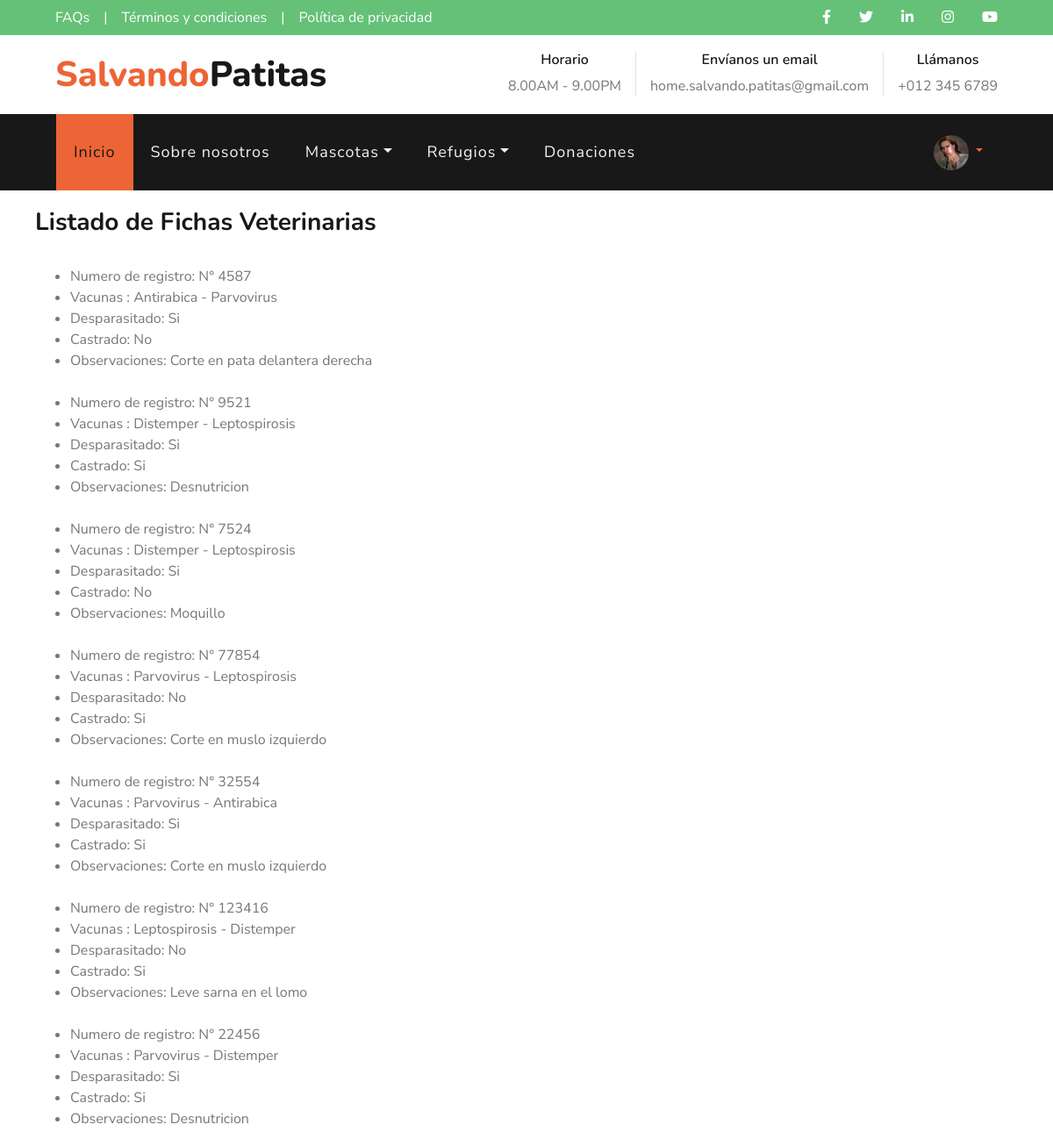
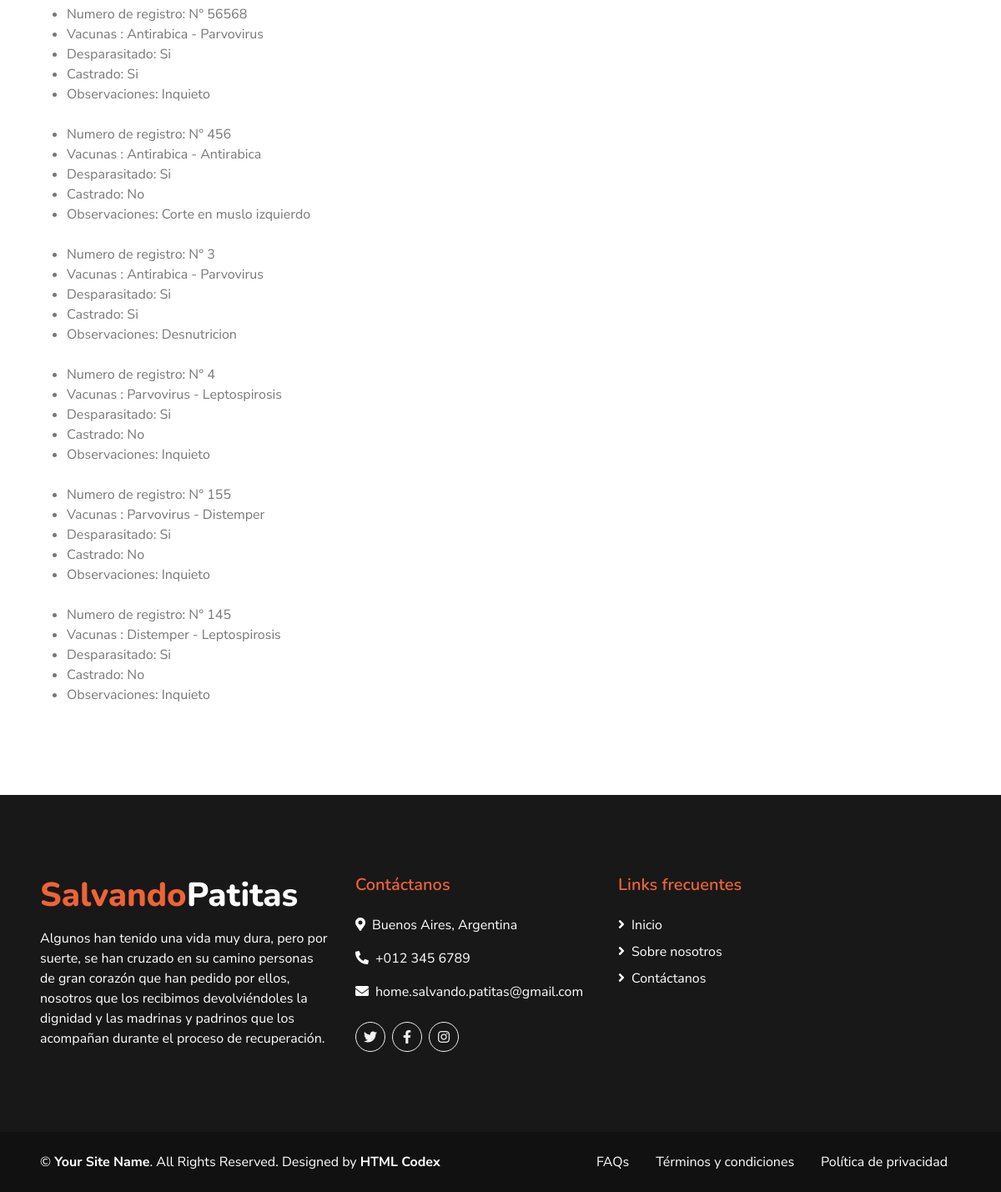
Screenshot of /Veterinaria/lista/ (signed in) with the database file from the repository (2 pictures, top to bottom).
### Apps/User/models.py (models this page shows, shortened)
class User_profile(models.Model):
    user = models.OneToOneField('auth.User', on_delete=models.CASCADE, related_name='profile')
    first_name= models.CharField(max_length = 50, null=True, blank=True)
    last_name= models.CharField(max_length = 50, null=True, blank=True)
    phone = models.CharField(max_length=30, null=True, blank=True)
    direccion= models.CharField(max_length=100, null=True, blank=True)
    description= models.TextField(max_length = 200, null=True, blank=True)
    image = models.ImageField(upload_to='profile_image/', null=True, blank=True)

### Apps/Veterinaria/models.py (models this page shows, shortened)
class Ficha_medica (models.Model):
    mascota = models.OneToOneField(Mascota, on_delete=models.CASCADE, related_name='veterinaria', null=True)
    registro = models.IntegerField(unique=True)
    vacuna_1 = models.CharField(max_length= 100, null=True, blank=True,)
    vacuna_2 = models.CharField(max_length= 100, null=True, blank=True,)
    desparasitacion = models.CharField(max_length=50, null=True, blank=True,)
    castracion = models.CharField(max_length=50, null=True, blank=True,)
    observaciones = models.TextField(max_length=150,null=True, blank=True,)

### Apps/Veterinaria/views.py (the view)
# urls.py: path("lista/", lista_fichas ,name="lista"),
def lista_fichas (request):
    lista = Ficha_medica.objects.all()
    return render (request, "Veterinaria/lista_Ficha.html", {"lista": lista})

### Templates/Veterinaria/lista_Ficha.html (shortened to what this page needs)
{% extends "padre.html" %}
{% load static %}
{% block contenidoQueCambia%}
<div style = "padding: 20px 40px;">
<h3>Listado de Fichas Veterinarias</h3>
<br>
<ul>
    {%for li in lista %}
        <li> Numero de registro: N°  {{li.registro}} </li>
        <li> Vacunas :{{li.vacuna_1}} - {{li.vacuna_2}}</li>
        <li> Desparasitado: {{li.desparasitacion}} </li>
        <li> Castrado:{{li.castracion}} </li>
        <li> Observaciones: {{li.observaciones}}</li>
        <br>
    {% endfor %}
</ul>
</div>
{%endblock%}

### Templates/padre.html (shortened to what this page needs)
<!DOCTYPE html>
<html lang="en">
<head>
    {% load static %}
    <link href="https://cdnjs.cloudflare.com/ajax/libs/font-awesome/5.10.0/css/all.min.css" rel="stylesheet">
    <link href="lib/flaticon/font/flaticon.css" rel="stylesheet">
    <link href="lib/owlcarousel/assets/owl.carousel.min.css" rel="stylesheet">
    <link href="lib/tempusdominus/css/tempusdominus-bootstrap-4.min.css" rel="stylesheet" />
    <link href="{% static "css/style.css" %}"  rel="stylesheet">
</head>
<body>
    <div class="container-fluid">
        <div class="row bg-secondary py-2 px-lg-5">
            <div class="col-lg-6 text-center text-lg-left mb-2 mb-lg-0">
                <div class="d-inline-flex align-items-center">
                    <a class="text-white pr-3" href="{% url "preguntas-frecuentes" %}">FAQs</a>
                    <span class="text-white">|</span>
                    <a class="text-white px-3" href="{% url "terminos-condiciones" %}">Términos y condiciones</a>
                    <span class="text-white">|</span>
                    <a class="text-white pl-3" href="{% url "politica-privacidad" %}">Política de privacidad</a>
                </div>
            </div>
            <div class="col-lg-6 text-center text-lg-right">
                <div class="d-inline-flex align-items-center">
                    <a class="text-white px-3" href="https://www.facebook.com/" target="_blank">
                        <i class="fab fa-facebook-f"></i>
                    </a>
                    <a class="text-white px-3" href="https://twitter.com/" target="_blank">
                        <i class="fab fa-twitter"></i>
                    </a>
                    <a class="text-white px-3" href="https://www.linkedin.com/" target="_blank">
                        <i class="fab fa-linkedin-in"></i>
                    </a>
                    <a class="text-white px-3" href="https://www.instagram.com/" target="_blank">
                        <i class="fab fa-instagram"></i>
                    </a>
                    <a class="text-white pl-3" href="https://www.youtube.com/" target="_blank">
                        <i class="fab fa-youtube"></i>
                    </a>
                </div>
            </div>
        </div>
        <div class="row py-3 px-lg-5">
            <div class="col-lg-4">
                <a href="{% url "index" %}" class="navbar-brand d-none d-lg-block">
                    <h1 class="m-0 display-5 text-capitalize"><span class="text-primary">Salvando</span>Patitas</h1>
                </a>
            </div>
            <div class="col-lg-8 text-center text-lg-right">
                <div class="d-inline-flex align-items-center">
                    <div class="d-inline-flex flex-column text-center pr-3 border-right">
                        <h6>Horario</h6>
                        <p class="m-0">8.00AM - 9.00PM</p>
                    </div>
                    <div class="d-inline-flex flex-column text-center px-3 border-right">
                        <h6>Envíanos un email</h6>
                        <p class="m-0">home.salvando.patitas@gmail.com</p>
                    </div>
                    <div class="d-inline-flex flex-column text-center pl-3">
                        <h6>Llámanos</h6>
                        <p class="m-0">+012 345 6789</p>
                    </div>
                </div>
            </div>
        </div>
    </div>
    <div class="container-fluid p-0">
        <nav class="navbar navbar-expand-lg bg-dark navbar-dark py-3 py-lg-0 px-lg-5">
            <div class="collapse navbar-collapse justify-content-between px-3" id="navbarCollapse">
                <div class="navbar-nav mr-auto py-0">
                    {% if request.user.is_staff %}
                    <a href="{% url "index" %}" class="nav-item nav-link active">Inicio</a>
                    <a href="{% url "sobre-nosotros" %}" class="nav-item nav-link">Sobre nosotros</a>
                    <div class="nav-item dropdown">
                        <a href="#" class="nav-link dropdown-toggle" data-toggle="dropdown">Mascotas</a>
                    </div>
                    <div class="nav-item dropdown">
                        <a href="#" class="nav-link dropdown-toggle" data-toggle="dropdown">Refugios</a>
                    </div>
                    <a href="{% url "donaciones" %}" class="nav-item nav-link">Donaciones</a>
                    {% endif %}
                </div>
                {% if request.user.is_authenticated %}
                <div class="nav-item dropdown">
                    <a href="#" class="nav-link dropdown-toggle" data-toggle="dropdown">
                        {% if user.profile.image %}
                        <img src="{{user.profile.image.url}}" , style="border-radius: 50% ;" width="40px", height="40px">
                        {% endif%}
                </div>
                {%endif%}
        </nav>
    </div>
{% block contenidoQueCambia %}
        {% endblock%}
    <div class="container-fluid bg-dark text-white mt-5 py-5 px-sm-3 px-md-5">
        <div class="row pt-5">
            <div class="col-lg-4 col-md-12 mb-5">
                <h1 class="mb-3 display-5 text-capitalize text-white"><span class="text-primary">Salvando</span>Patitas</h1>
                <p class="m-0">Algunos han tenido una vida muy dura, pero por suerte, se han cruzado en su camino personas de gran corazón que han pedido por ellos, nosotros que los recibimos devolviéndoles la dignidad y las madrinas y padrinos que los acompañan durante el proceso de recuperación.</p>
            </div>
            <div class="col-lg-8 col-md-15">
                <div class="row">
                    <div class="col-md-5 mb-5">
                        <h5 class="text-primary mb-4">Contáctanos</h5>
                        <p><i class="fa fa-map-marker-alt mr-2"></i>Buenos Aires, Argentina</p>
                        <p><i class="fa fa-phone-alt mr-2"></i>+012 345 6789</p>
                        <p><i class="fa fa-envelope mr-2"></i>home.salvando.patitas@gmail.com</p>
                        <div class="d-flex justify-content-start mt-4">
                            <a class="btn btn-outline-light rounded-circle text-center mr-2 px-0" style="width: 36px; height: 36px;" href="https://twitter.com/" target="_blank"><i class="fab fa-twitter"></i></a>
                            <a class="btn btn-outline-light rounded-circle text-center mr-2 px-0" style="width: 36px; height: 36px;" href="https://www.facebook.com/" target="_blank"><i class="fab fa-facebook-f"></i></a>
                            <a class="btn btn-outline-light rounded-circle text-center mr-2 px-0" style="width: 36px; height: 36px;" href="https://www.instagram.com/" target="_blank"><i class="fab fa-instagram"></i></a>
                        </div>
                    </div>
                    <div class="col-md-3 mb-5">
                        <h5 class="text-primary mb-4">Links frecuentes</h5>
                        <div class="d-flex flex-column justify-content-start">
                            <a class="text-white mb-2" href="{% url "index" %}"><i class="fa fa-angle-right mr-2"></i>Inicio</a>
                            <a class="text-white mb-2" href="{% url "sobre-nosotros" %}" ><i class="fa fa-angle-right mr-2"></i>Sobre nosotros</a>
                            <a class="text-white" href="{% url "news-letter" %}"><i class="fa fa-angle-right mr-2"></i>Contáctanos</a>
                        </div>
                    </div>
                </div>
            </div>
        </div>
    </div>
    <div class="container-fluid text-white py-4 px-sm-3 px-md-5" style="background: #111111;">
        <div class="row">
            <div class="col-md-6 text-center text-md-left mb-3 mb-md-0">
                <p class="m-0 text-white">
                    &copy; <a class="text-white font-weight-bold" href="{% url "sobre-nosotros" %}">Your Site Name</a>. All Rights Reserved. Designed by
                    <a class="text-white font-weight-bold" href="https://htmlcodex.com">HTML Codex</a>
                </p>
            </div>
            <div class="col-md-6 text-center text-md-right">
                <ul class="nav d-inline-flex">
                    <li class="nav-item">
                        <a class="nav-link text-white py-0" href="{% url "preguntas-frecuentes" %}">FAQs</a>
                    </li>
                    <li class="nav-item">
                        <a class="nav-link text-white py-0" href="{% url "terminos-condiciones" %}">Términos y condiciones</a>
                    </li>
                    <li class="nav-item">
                        <a class="nav-link text-white py-0" href="{% url "politica-privacidad" %}">Política de privacidad</a>
                    </li>
                </ul>
            </div>
        </div>
    </div>
</body>
</html>

### rows the page displays
Ficha_medica: registro "4587", vacuna_1 "Antirabica", vacuna_2 "Parvovirus", desparasitacion "Si", castracion "No", observaciones "Corte en pata delantera derecha"
Ficha_medica: registro "9521", vacuna_1 "Distemper", vacuna_2 "Leptospirosis", desparasitacion "Si", castracion "Si", observaciones "Desnutricion"
Ficha_medica: registro "7524", vacuna_1 "Distemper", vacuna_2 "Leptospirosis", desparasitacion "Si", castracion "No", observaciones "Moquillo"
Ficha_medica: registro "77854", vacuna_1 "Parvovirus", vacuna_2 "Leptospirosis", desparasitacion "No", castracion "Si", observaciones "Corte en muslo izquierdo"
Ficha_medica: registro "32554", vacuna_1 "Parvovirus", vacuna_2 "Antirabica", desparasitacion "Si", castracion "Si", observaciones "Corte en muslo izquierdo"
Ficha_medica: registro "123416", vacuna_1 "Leptospirosis", vacuna_2 "Distemper", desparasitacion "No", castracion "Si", observaciones "Leve sarna en el lomo"
Ficha_medica: registro "22456", vacuna_1 "Parvovirus", vacuna_2 "Distemper", desparasitacion "Si", castracion "Si", observaciones "Desnutricion"
Ficha_medica: registro "56568", vacuna_1 "Antirabica", vacuna_2 "Parvovirus", desparasitacion "Si", castracion "Si", observaciones "Inquieto"
Ficha_medica: registro "456", vacuna_1 "Antirabica", vacuna_2 "Antirabica", desparasitacion "Si", castracion "No", observaciones "Corte en muslo izquierdo"
Ficha_medica: registro "3", vacuna_1 "Antirabica", vacuna_2 "Parvovirus", desparasitacion "Si", castracion "Si", observaciones "Desnutricion"
Ficha_medica: registro "4", vacuna_1 "Parvovirus", vacuna_2 "Leptospirosis", desparasitacion "Si", castracion "No", observaciones "Inquieto"
Ficha_medica: registro "155", vacuna_1 "Parvovirus", vacuna_2 "Distemper", desparasitacion "Si", castracion "No", observaciones "Inquieto"
Ficha_medica: registro "145", vacuna_1 "Distemper", vacuna_2 "Leptospirosis", desparasitacion "Si", castracion "No", observaciones "Inquieto"
